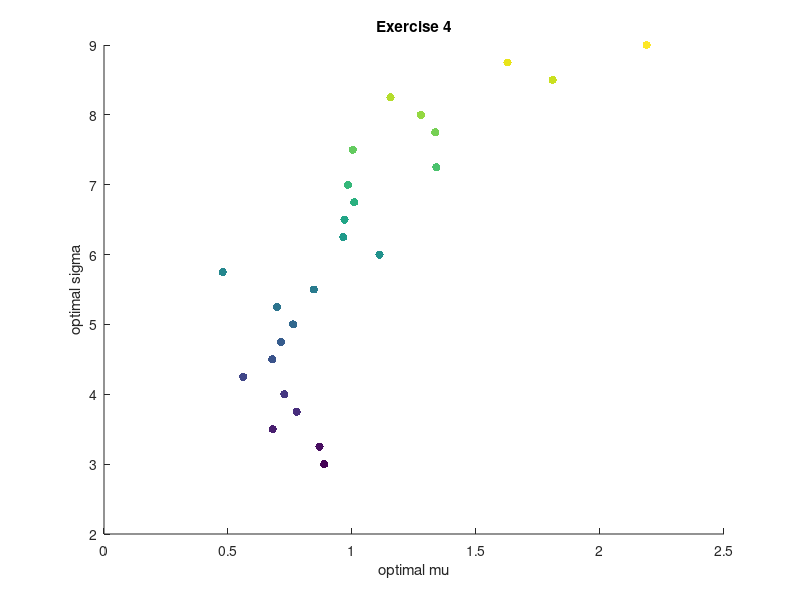

Source code (MATLAB):



r = 3.00;
n_of_rs = 25;
rs = linspace(3.00, 9.00, n_of_rs);
optimal_sigmas = zeros(n_of_rs, 1);
optimal_mus = zeros(n_of_rs, 1);
n=8;
lb = zeros(n, 1);
seed = 1337;
rng(1337);

for r_index=1:n_of_rs
    % Generate new data
    
    
    f_vector = zeros(n, 1);
    e_vector = ones(n, 1);
    Corr=zeros(n,n);
    for i=1:n
        for j=1:n
            Corr(i,j)=(-1)^abs(i-j)/(abs(i-j)+1);
        end
    end
    sigma=zeros(n,1);
    mu=zeros(n,1);
    sigma(1)=2;
    mu(1)=3;
    for i=1:n-1
        sigma(i+1)=sigma(i)+2*rand;
        mu(i+1)=mu(i)+1;
    end
    D=diag(sigma);
    C2=D*Corr*D;
    C=0.5*(C2+C2');
    % Find optimal values with quadprog
	Aeq = [mu,e_vector]';
    beq = [rs(r_index); 1];
    [x,fval,exitflag,output,lambda] = quadprog(C,f_vector,[],[],Aeq,beq);
    optimal_sigmas(r_index) = sqrt(fval);
    optimal_mus(r_index) = mu' * x;

end

optimal_sigmas
optimal_mus
scatter(optimal_sigmas, optimal_mus, [], rs, "filled")
%plot(optimal_sigmas, optimal_mus)
xlabel('optimal mu')
ylabel('optimal sigma')
title('Exercise 4')

